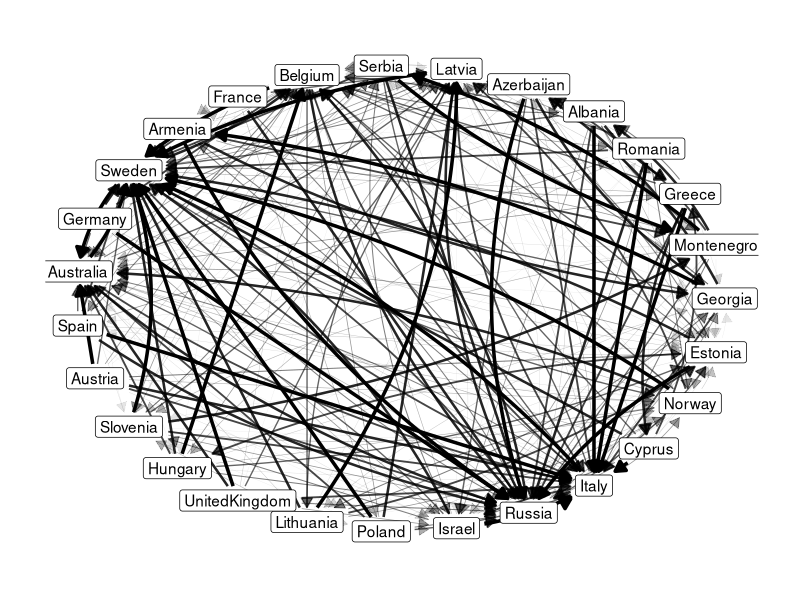
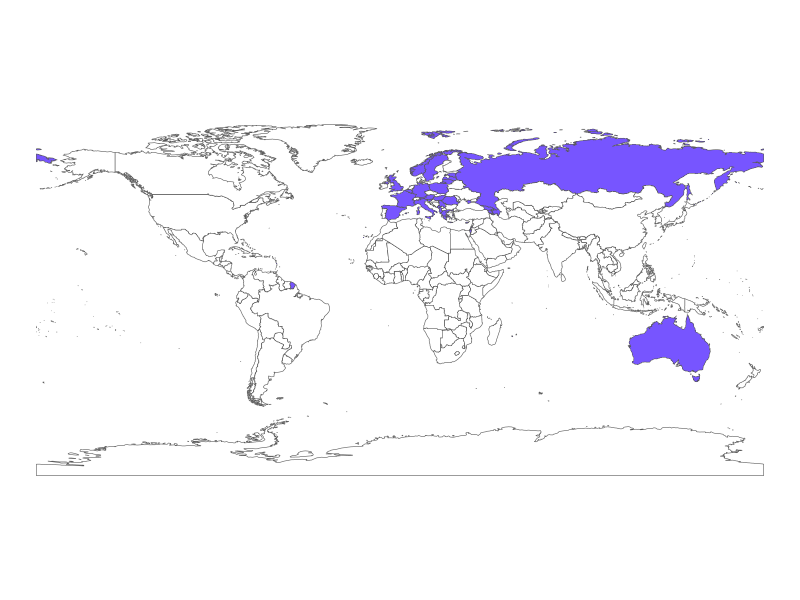
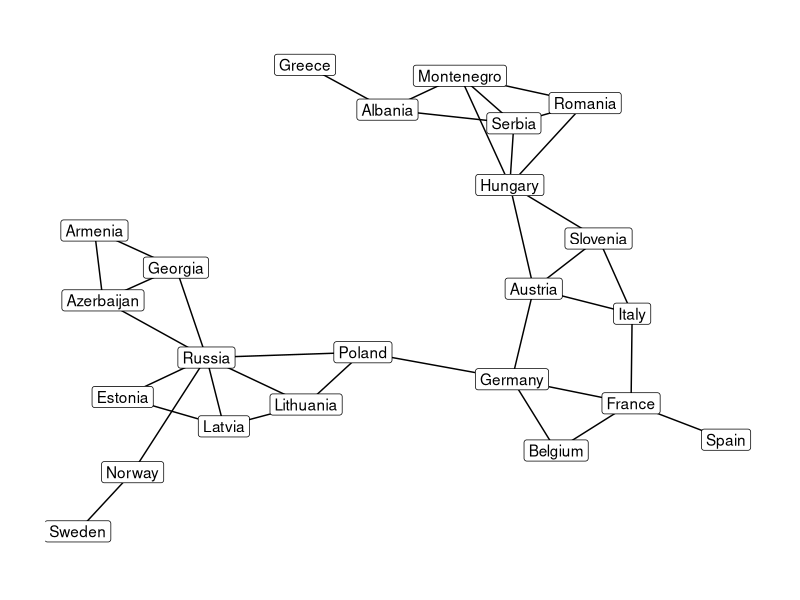
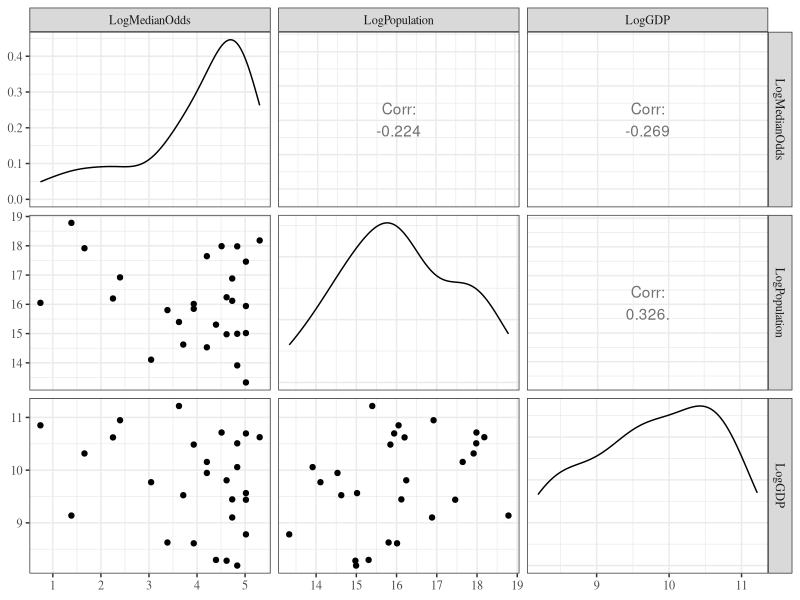

Write R code to recreate these figures, in order.
# Code to do that data analysis on the Eurovision data

library(ggplot2)
library(ggrepel)
library(foreach)
library(here)

library(rnaturalearth)
library(rnaturalearthdata)
library(sf)

library(dplyr)

library(network)
library(ggraph)

library(GGally)

plotdir <- here("Eurovision", "plots")

# Read in all the csv files with response and covariates
Y <- read.csv(here("Eurovision", "2015data", "votes-ranks.csv"), row.names=1)
Xc.gender <- read.csv(here("Eurovision", "2015data", "covariate-gender.csv"), row.names=1, stringsAsFactors=FALSE)
Xd.lang <- read.csv(here("Eurovision", "2015data", "covariate-language.csv"), row.names=1)
Xd.contig <- read.csv(here("Eurovision", "2015data", "covariate-contig.csv"), row.names=1)
Xc.odds <- read.csv(here("Eurovision", "2015data", "covariate-odds.csv"), row.names=1)
Xc.pop <- read.csv(here("Eurovision", "2015data", "covariate-population.csv"), row.names=1)
Xc.gdp <- read.csv(here("Eurovision", "2015data", "covariate-gdp.csv"), row.names=1)

# Which countries are we restricting the analysis to?
countries.in.final <- row.names(Xc.gender)[Xc.gender[,"Female"] != "#N/A"]

Xd <- array(
  c(#as.matrix(Xd.lang[countries.in.final, countries.in.final]),
    as.matrix(Xd.contig[countries.in.final, countries.in.final])),
  dim=c(length(countries.in.final), length(countries.in.final), 1)
)
dimnames(Xd)[[3]] <- list("Contig")
#Xc <- data.matrix(cbind(
#  Xc.gender[countries.in.final,],
#  Xc.odds[countries.in.final,"Median16"]
#))
#colnames(Xc) <- c(colnames(Xc.gender), "MedianOdds")
Xc <- data.matrix(data.frame(LogMedianOdds=log(Xc.odds[countries.in.final,"Median16"]),
                             LogPopulation=log(Xc.pop[countries.in.final,"Pop2015"]),
                             LogGDP=log(Xc.gdp[countries.in.final,"GDPpc2015"])))


################################################################################
# Make a map of the participating countries

world <- ne_countries(returnclass="sf", scale="medium")

highlighted.countries <- countries.in.final |>
  replace(countries.in.final=="UnitedKingdom", "United Kingdom") |>
  replace(countries.in.final=="Serbia", "Republic of Serbia")

mapplot <- world |>
  mutate(eurovisionfinalist = ifelse(admin %in% highlighted.countries, "Y", "N")) |>
  ggplot() +
  geom_sf(aes(fill = eurovisionfinalist)) +
  scale_fill_manual(values=c(N="#ffffff", Y="#7755ff")) +
  theme_void() +
  theme(legend.position = "none")

################################################################################
# Plot the vote network

ncountries <- length(countries.in.final)

votenet <- network(as.matrix(Y[countries.in.final,countries.in.final]), directed=TRUE)
votenet %v% "nodename" <- countries.in.final
votenet %e% "rank" <- as.matrix(Y[countries.in.final,countries.in.final])
points <- as.matrix(Y[countries.in.final,countries.in.final])
points[points == 10] <- 12
points[points == 9] <- 10
votenet %e% "points" <- points
sender <- matrix(rep(countries.in.final, ncountries), ncol=ncountries)
votenet %e% "voter" <- sender
votenet %e% "song" <- t(sender)

arrowsize <- 8
radius <- 2
labelpad <- 2

voteplot <- ggraph(votenet, layout="manual", 
       x = radius * cos(2*pi*seq_len(ncountries)/ncountries),
       y = radius * sin(2*pi*seq_len(ncountries)/ncountries)) +
  geom_edge_fan(
    aes(edge_width=rank, edge_alpha=rank,
        start_cap=label_rect(voter, padding = margin(labelpad, labelpad, labelpad, labelpad, "mm")), 
        end_cap=label_rect(song, padding = margin(labelpad, labelpad, labelpad, labelpad, "mm"))),
    arrow = arrow(type = "closed", length=unit(arrowsize, "pt"))) +
  geom_node_label(aes(label=nodename)) +
  theme_graph(base_family="serif") +
  scale_edge_width_continuous(range=c(0.1,1.2), trans=scales::exp_trans(1.4)) +
  scale_edge_alpha_continuous(range=c(0.1,1), trans=scales::exp_trans(1.1)) +
  theme(legend.position = "none")


################################################################################
# Make a network of the country contiguity covariate

ncountries <- length(countries.in.final)
countryborders <- as.matrix(Xd.contig[countries.in.final, countries.in.final])
diag(countryborders) <- 0
notislands <- names(which(rowSums(countryborders) > 0))
islands <- setdiff(countries.in.final, notislands)
countryborders <- countryborders[notislands, notislands]
bordernet <- network(countryborders, directed=FALSE)
bordernet %v% "nodename" <- rownames(countryborders)

labelpad <- 2

borderplot <- ggraph(bordernet, layout="igraph", algorithm="dh") +
  geom_edge_link() +
  geom_node_label(aes(label=nodename))+
  theme_graph(base_family="serif")

################################################################################
# Plot covariates

covariateplot <- ggpairs(as.data.frame(Xc), diag=list(continuous="densityDiag")) +
  theme_bw(base_family = "serif")

################################################################################
# Save figures

fig.width <- 9
fig.height <- 6
fig.res <- 150

png(file.path(plotdir, "eurovision-votes-network.png"), width=9, height=6, units="in", res=fig.res)
print(voteplot)
dev.off()

png(file.path(plotdir, "eurovision-country-map.png"), width=10, height=6, units="in", res=fig.res)
print(mapplot)
dev.off()

png(file.path(plotdir, "eurovision-country-borders.png"), width=10, height=5, units="in", res=fig.res)
print(borderplot)
dev.off()

png(file.path(plotdir, "eurovision-covariates.png"), width=6, height=6, units="in", res=fig.res)
print(covariateplot)
dev.off()
